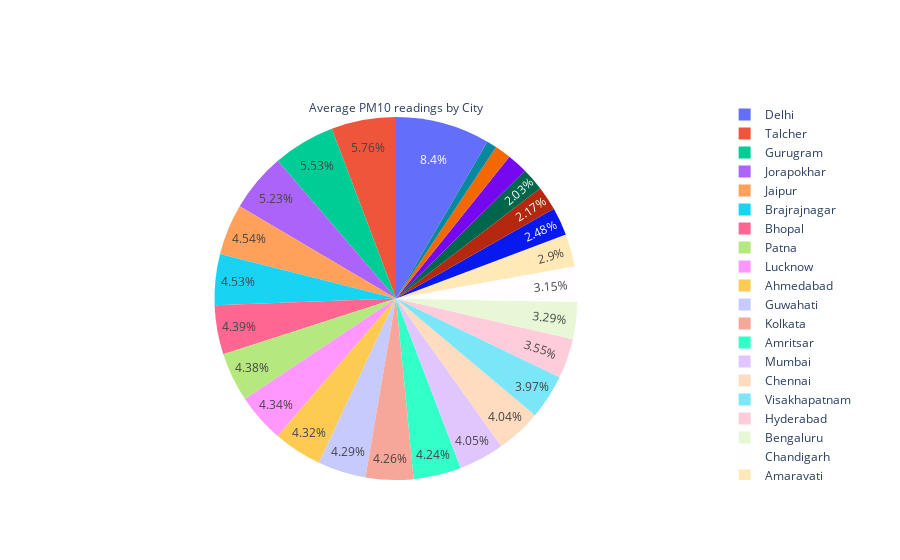

The code cell stored with this chart in its notebook:
### Code cell
# avg readings for PM10 across all cities (pie chart)
trace2=go.Pie(labels=avg_readings['City'], values=avg_readings['PM10'].round(2),
             title='Average PM10 readings by City')
fig=go.Figure(trace2)
fig.update_traces(textposition='inside')
fig=fig.update_layout(uniformtext_minsize=12, uniformtext_mode='hide')
fig.show()

### Figure 1 — Plotly figure (JSON) as saved in the notebook; plotly's stock layout.template omitted (floating-point values rounded to 4 significant figures)
{"data": [{"labels": ["Ahmedabad", "Aizawl", "Amaravati", "Amritsar", "Bengaluru", "Bhopal", "Brajrajnagar", "Chandigarh", "Chennai", "Coimbatore", "Delhi", "Ernakulam", "Gurugram", "Guwahati", "Hyderabad", "Jaipur", "Jorapokhar", "Kochi", "Kolkata", "Lucknow", "Mumbai", "Patna", "Shillong", "Talcher", "Thiruvananthapuram", "Visakhapatnam"], "textposition": "inside", "title": {"text": "Average PM10 readings by City"}, "type": "pie", "values": [117.4, 24.19, 78.78, 115.3, 89.49, 119.3, 123.1, 85.66, 109.8, 39.44, 228.4, 50.06, 150.5, 116.6, 96.57, 123.4, 142.2, 67.34, 115.8, 118.1, 110.0, 119.0, 59.1, 156.6, 55.09, 107.9]}], "layout": {"uniformtext": {"minsize": 12, "mode": "hide"}}}
